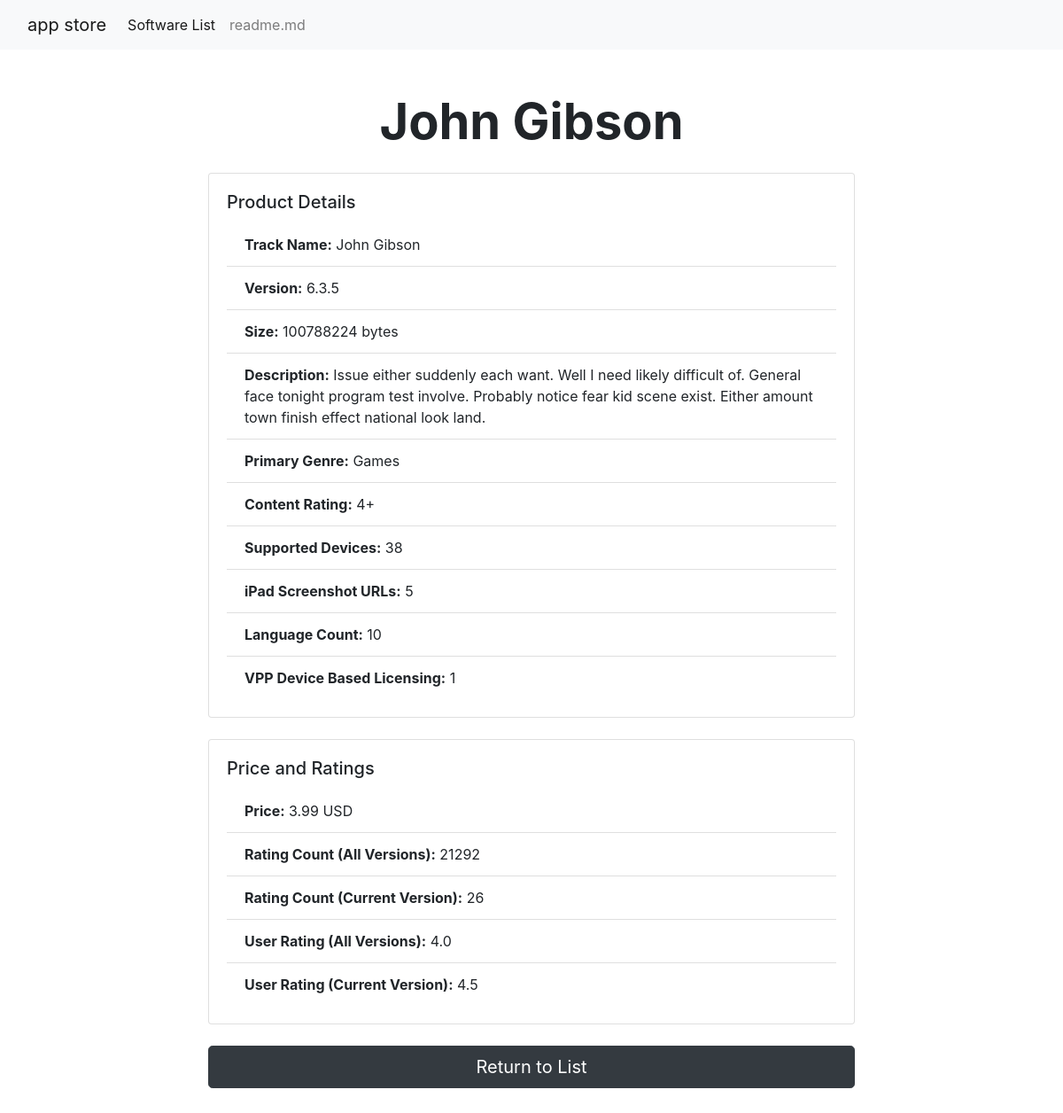
Screenshot of /detail/281656475 with the database file from the repository.
### tables this page shows
CREATE TABLE app_store (
        id INTEGER PRIMARY KEY AUTOINCREMENT,
        app_id INTEGER,
        track_name TEXT,
        size_bytes INTEGER,
        currency TEXT,
        price REAL,
        rating_count_tot INTEGER,
        rating_count_ver INTEGER,
        user_rating REAL,
        user_rating_ver REAL,
        ver TEXT,
        cont_rating TEXT,
        prime_genre TEXT,
        sup_devices_num INTEGER,
        ipadSc_urls_num INTEGER,
        lang_num INTEGER,
        vpp_lic INTEGER
    );

CREATE TABLE app_store_desc (
        id INTEGER PRIMARY KEY AUTOINCREMENT,
        app_id INTEGER,
        app_desc TEXT
    );

### index.py (the view)
@app.route('/detail/<int:app_id>')
def detail(app_id):
    conn = sqlite3.connect('app_store.db')
    c = conn.cursor()
    c.execute("SELECT * FROM app_store left JOIN app_store_desc ON app_store.app_id=app_store_desc.app_id WHERE app_store.app_id = ?", (app_id,))
    columns = [col[0] for col in c.description]
    product = dict(zip(columns, c.fetchone()))
    conn.close()
    return render_template('detail.html', product=product)

### templates/detail.html (shortened to what this page needs)
<!DOCTYPE html>
<html lang="en">
<head>
    <link rel="stylesheet" href="https://cdnjs.cloudflare.com/ajax/libs/twitter-bootstrap/4.6.0/css/bootstrap.min.css">
</head>
<body>
    <nav class="navbar navbar-expand-lg navbar-light bg-light mx-auto" style="width: 100%;">
        <div class="container-fluid">
            <a class="navbar-brand" href="#">app store</a>
            <div class="collapse navbar-collapse" id="navbarNav">
                <ul class="navbar-nav">
                    <li class="nav-item">
                        <a class="nav-link active" aria-current="page" href="/">Software List</a>
                    </li>
                    <li class="nav-item">
                        <a class="nav-link" href="#">readme.md</a>
                    </li>
                </ul>
            </div>
        </div>
    </nav>
    <div class="container py-5">
        <div class="row">
            <div class="col-md-8 offset-md-2">
                <h1 class="display-4 font-weight-bold text-center mb-4">{{ product["track_name"] }}</h1>
                <div class="card mb-4">
                    <div class="card-body">
                        <h5 class="card-title">Product Details</h5>
                        <ul class="list-group list-group-flush">
                            <li class="list-group-item"><strong>Track Name:</strong> {{ product["track_name"] }}</li>
                            <li class="list-group-item"><strong>Version:</strong> {{ product["ver"] }}</li>
                            <li class="list-group-item"><strong>Size:</strong> {{ product["size_bytes"] }} bytes</li>
                            <li class="list-group-item"><strong>Description:</strong> {{ product["app_desc"] }}</li>
                            <li class="list-group-item"><strong>Primary Genre:</strong> {{ product["prime_genre"] }}</li>
                            <li class="list-group-item"><strong>Content Rating:</strong> {{ product["cont_rating"] }}</li>
                            <li class="list-group-item"><strong>Supported Devices:</strong> {{ product["sup_devices_num"] }}</li>
                            <li class="list-group-item"><strong>iPad Screenshot URLs:</strong> {{ product["ipadSc_urls_num"] }}</li>
                            <li class="list-group-item"><strong>Language Count:</strong> {{ product["lang_num"] }}</li>
                            <li class="list-group-item"><strong>VPP Device Based Licensing:</strong> {{ product["vpp_lic"] }}</li>
                        </ul>
                    </div>
                </div>
                <div class="card mb-4">
                    <div class="card-body">
                        <h5 class="card-title">Price and Ratings</h5>
                        <ul class="list-group list-group-flush">
                            <li class="list-group-item"><strong>Price:</strong> {{ product["price"] }} {{ product["currency"] }}</li>
                            <li class="list-group-item"><strong>Rating Count (All Versions):</strong> {{ product["rating_count_tot"] }}</li>
                            <li class="list-group-item"><strong>Rating Count (Current Version):</strong> {{ product["rating_count_ver"] }}</li>
                            <li class="list-group-item"><strong>User Rating (All Versions):</strong> {{ product["user_rating"] }}</li>
                            <li class="list-group-item"><strong>User Rating (Current Version):</strong> {{ product["user_rating_ver"] }}</li>
                        </ul>
                    </div>
                </div>
                <a class="btn btn-primary btn-lg btn-block btn-dark" href="/">Return to List</a>
            </div>
        </div>
    </div>
</body>
</html>

### rows the page displays
app_store: track_name "John Gibson", ver "6.3.5", size_bytes "100788224", prime_genre "Games", cont_rating "4+", sup_devices_num "38", ipadSc_urls_num "5", lang_num "10", vpp_lic "1", price "3.99", currency "USD", rating_count_tot "21292", rating_count_ver "26", user_rating "4.0", user_rating_ver "4.5"
app_store_desc: app_desc "Issue either suddenly each want. Well I need likely difficult of. General face tonight program test involve. Probably notice fear kid scene exist. Either amount town finish effect national look land."
